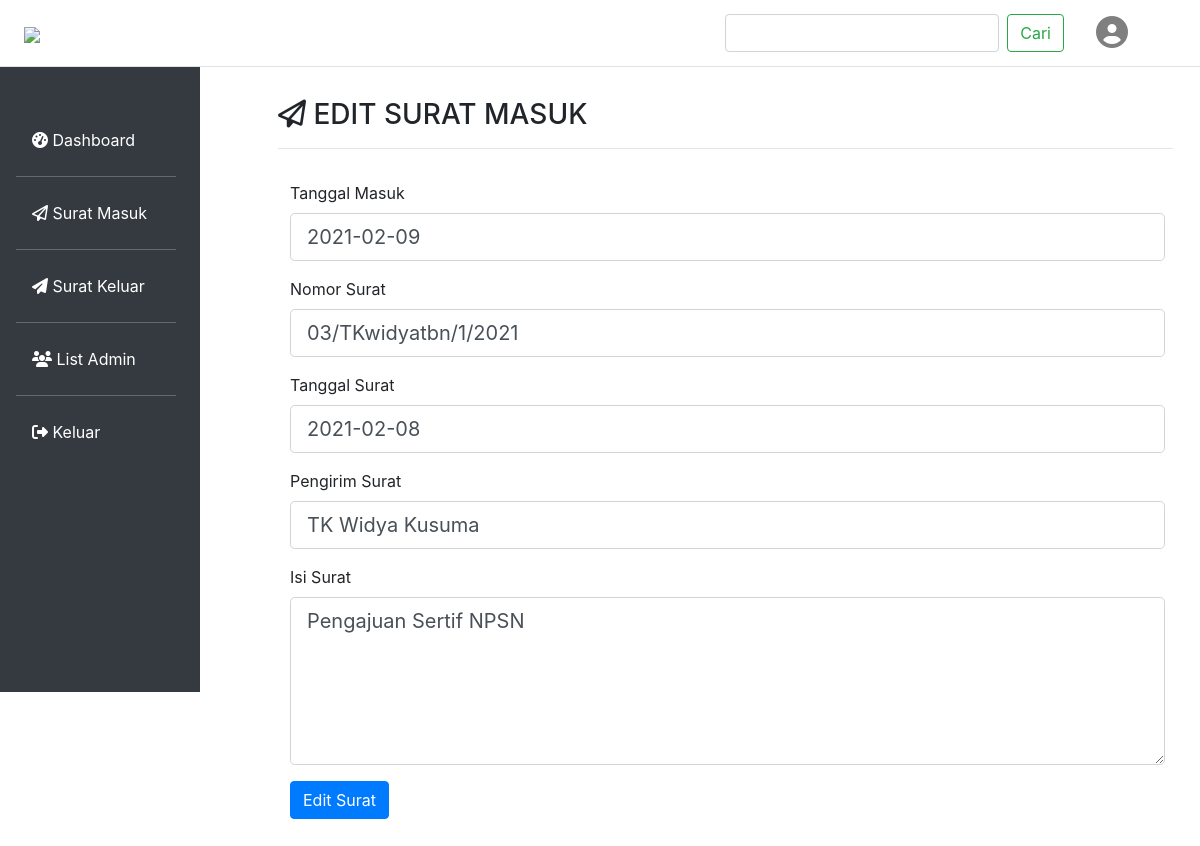
Page /surmasedit.php (signed in) on the committed database.
### tables this page shows
CREATE TABLE `surat_masuk` (
  `id_suratmasuk` int(4) NOT NULL,
  `nmr_surat` varchar(30) NOT NULL,
  `tgl_surat` date NOT NULL,
  `tgl_masuk` date NOT NULL,
  `surat_dari` varchar(500) NOT NULL,
  `isi` varchar(1000) NOT NULL,
  `id_pengguna` int(4) NOT NULL
);

### surmasedit.php (the view, shortened to what this page needs)
<!doctype html>
<html lang="en">
  <head>
    <link rel="stylesheet" href="css/bootstrap.min.css">
	<link rel="stylesheet" href="style.css">
  </head>
  <body>
	<div class="row no-gutters pr-3">
		<?php
		include('menu.php');
        include('sambungan.php');
	    ?>
		<div class="left col-md-10 p-3 mt-3">
			<div class="mt-2 ml-5 pt-2 pl-1 mr-2"><h3><i class="far fa-paper-plane"></i> EDIT SURAT MASUK</h3> <hr></div>
            <div class="ml-5 pl-1 p-3">
                <?php
					$sql = 'SELECT* FROM surat_masuk';
					$query = mysqli_query($conn, $sql);
                    $row = mysqli_fetch_array($query);
                echo'<form action="surmasedit.php" method="POST">
                    <div class="form-group">
                        <label>Tanggal Masuk</label>
                        <input type="text" name="tanggal_masuk" class="form-control form-control-lg" value="'.$row['tgl_masuk'].'">
                    </div>
                    <div class="form-group">
                        <label>Nomor Surat </label>
                        <input type="text" name="nomor_surat" class="form-control form-control-lg" value="'.$row['nmr_surat'].'">
                    </div>
                    <div class="form-group">
                        <label>Tanggal Surat</label>
                        <input type="text" name="tanggal_surat" class="form-control form-control-lg" value="'.$row['tgl_surat'].'">
                    </div>
                    <div class="form-group">
                        <label>Pengirim Surat </label>
                        <input type="text" name="pengirim" class="form-control form-control-lg" value="'.$row['surat_dari'].'">
                    </div>
                    <div class="form-group">
                        <label>Isi Surat</label><br/>
                        <textarea type="text" name="isi" class="form-control form-control-lg" rows="5">'.$row['isi'].'</textarea>
                    </div>
                    <input class="btn btn-primary" type="submit" name="Submit" value="Edit Surat">
                </form>';
                ?>
            </div>
		</div>
	</div>
    <?php
		include('headadmin.php');
	?>
  </body>
</html>

### style.css (style rules this page uses)
body { margin-top: 50px; background: white; }
.left { margin-left: 210px; }

### rows in the picture
surat_masuk: tanggal_masuk "2021-02-09", nomor_surat "03/TKwidyatbn/1/2021", tanggal_surat "2021-02-08", pengirim "TK Widya Kusuma", isi "Pengajuan Sertif NPSN"
